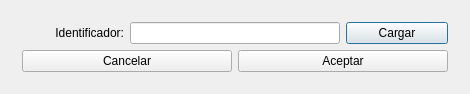
<?xml version="1.0" encoding="UTF-8"?>
<ui version="4.0">
 <class>AddGestureClass</class>
 <widget class="QDialog" name="AddGestureClass">
  <property name="geometry">
   <rect>
    <x>0</x>
    <y>0</y>
    <width>470</width>
    <height>92</height>
   </rect>
  </property>
  <property name="windowTitle">
   <string>Agregar Gesto</string>
  </property>
  <layout class="QGridLayout" name="gridLayout_2">
   <item row="0" column="0">
    <widget class="QWidget" name="widget" native="true">
     <layout class="QGridLayout" name="gridLayout">
      <item row="0" column="0">
       <widget class="QLabel" name="label">
        <property name="text">
         <string>Identificador:</string>
        </property>
        <property name="alignment">
         <set>Qt::AlignRight|Qt::AlignTrailing|Qt::AlignVCenter</set>
        </property>
       </widget>
      </item>
      <item row="0" column="1" colspan="2">
       <widget class="QLineEdit" name="idGestureEdit">
        <property name="toolTip">
         <string>Cargue nombre del gesto</string>
        </property>
       </widget>
      </item>
      <item row="0" column="3">
       <widget class="QPushButton" name="add">
        <property name="toolTip">
         <string>Proceder a la carga del gesto</string>
        </property>
        <property name="text">
         <string>Cargar</string>
        </property>
       </widget>
      </item>
      <item row="1" column="0" colspan="2">
       <widget class="QPushButton" name="cancelButton">
        <property name="text">
         <string>Cancelar</string>
        </property>
       </widget>
      </item>
      <item row="1" column="2" colspan="2">
       <widget class="QPushButton" name="acceptButton">
        <property name="text">
         <string>Aceptar</string>
        </property>
       </widget>
      </item>
     </layout>
    </widget>
   </item>
  </layout>
 </widget>
 <layoutdefault spacing="6" margin="11"/>
 <resources/>
 <connections>
  <connection>
   <sender>cancelButton</sender>
   <signal>clicked()</signal>
   <receiver>AddGestureClass</receiver>
   <slot>reject()</slot>
   <hints>
    <hint type="sourcelabel">
     <x>79</x>
     <y>72</y>
    </hint>
    <hint type="destinationlabel">
     <x>101</x>
     <y>101</y>
    </hint>
   </hints>
  </connection>
  <connection>
   <sender>acceptButton</sender>
   <signal>clicked()</signal>
   <receiver>AddGestureClass</receiver>
   <slot>accept()</slot>
   <hints>
    <hint type="sourcelabel">
     <x>331</x>
     <y>73</y>
    </hint>
    <hint type="destinationlabel">
     <x>354</x>
     <y>102</y>
    </hint>
   </hints>
  </connection>
  <connection>
   <sender>add</sender>
   <signal>clicked()</signal>
   <receiver>AddGestureClass</receiver>
   <slot>newGesture()</slot>
   <hints>
    <hint type="sourcelabel">
     <x>445</x>
     <y>28</y>
    </hint>
    <hint type="destinationlabel">
     <x>466</x>
     <y>53</y>
    </hint>
   </hints>
  </connection>
 </connections>
 <slots>
  <slot>newGesture()</slot>
 </slots>
</ui>
